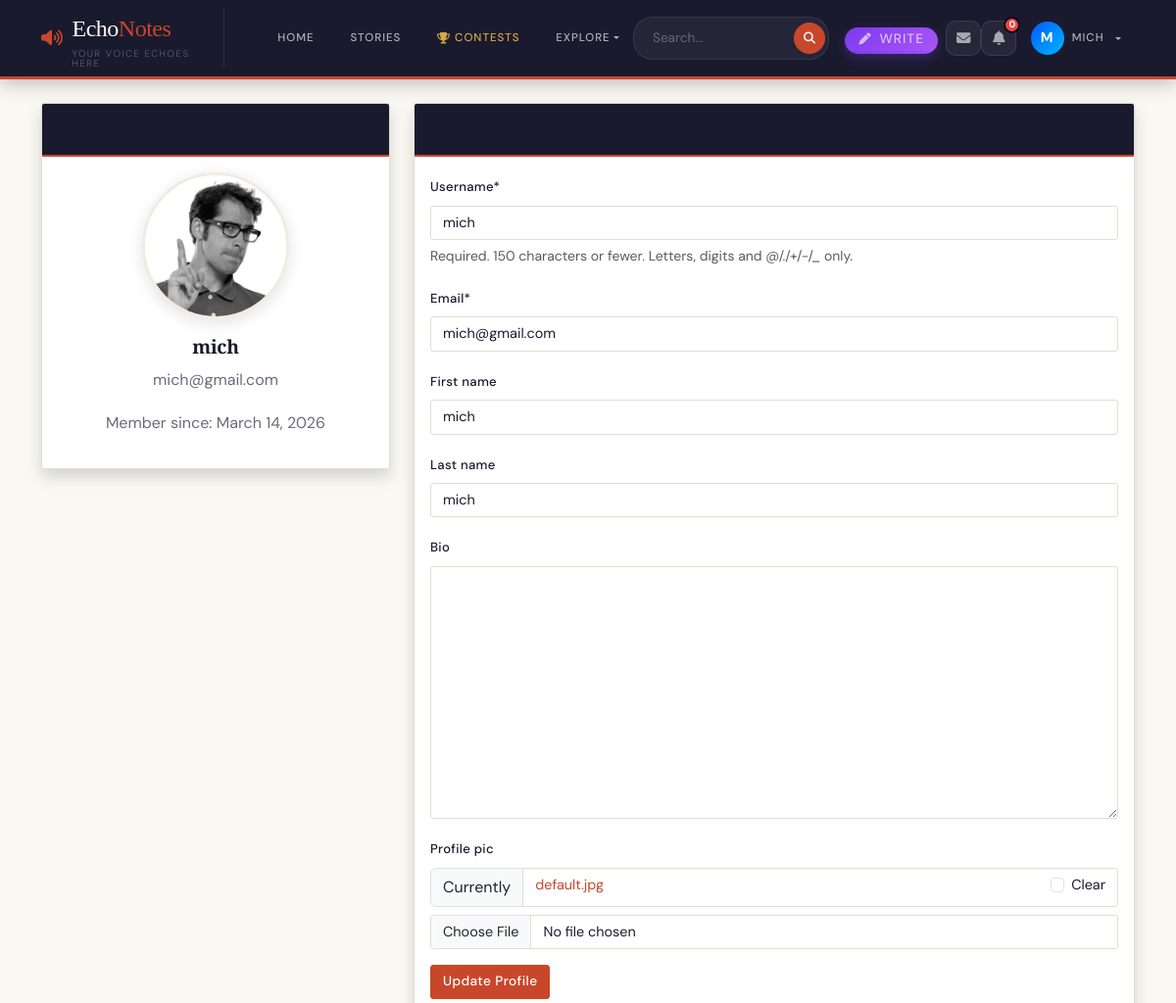
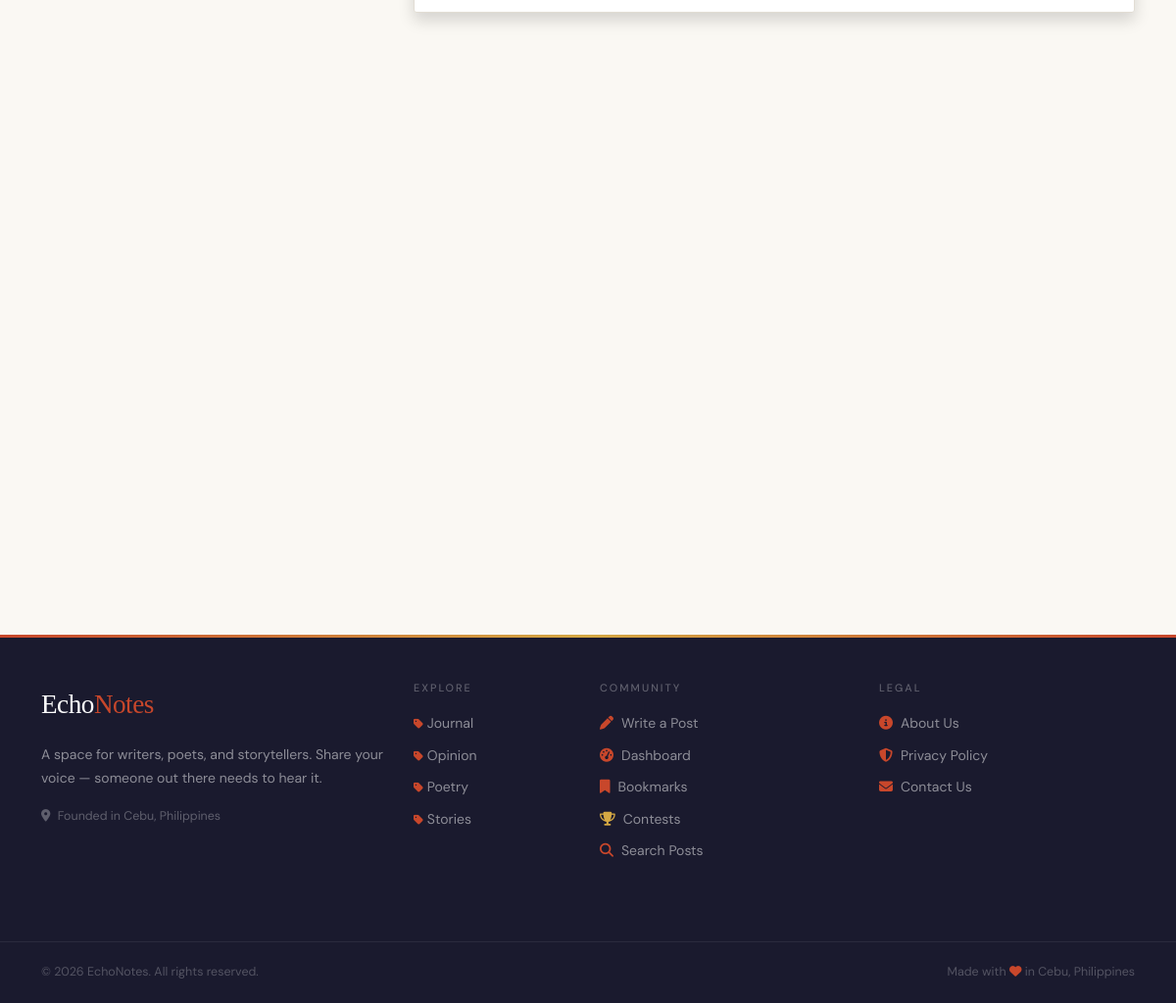
Screenshot of /profile/ (signed in) with the database file from the repository (2 pictures, top to bottom).
### blog/models.py (models this page shows, shortened)
class UserProfile(models.Model):
    user = models.OneToOneField(User, on_delete=models.CASCADE, related_name='profile')
    bio = models.TextField(max_length=500, blank=True)
    profile_pic = models.ImageField(upload_to='profile_pics', default='default.jpg', blank=True)
    is_ai = models.BooleanField(default=False)
    persona_type = models.CharField(max_length=100, blank=True) # e.g. "The Constructive Critic"
    created_date = models.DateTimeField(default=timezone.now)

class Category(models.Model):
    name = models.CharField(max_length=100, unique=True)
    slug = models.SlugField(max_length=100, unique=True)
    description = models.TextField(blank=True)
    class Meta:
        verbose_name_plural = 'Categories'
        ordering = ['name']

### blog/views.py (the view)
# urls.py: path('profile/', views.profile, name='profile'),
@login_required
def profile(request):
    prof, _ = UserProfile.objects.get_or_create(user=request.user)
    if request.method == 'POST':
        u_form = UserUpdateForm(request.POST, instance=request.user)
        p_form = ProfileUpdateForm(request.POST, request.FILES, instance=prof)
        if u_form.is_valid() and p_form.is_valid():
            u_form.save()
            p_form.save()
            messages.success(request, 'Profile updated!')
            return redirect('profile')
    else:
        u_form = UserUpdateForm(instance=request.user)
        p_form = ProfileUpdateForm(instance=prof)
    return render(request, 'profile.html', {
        'u_form': u_form,
        'p_form': p_form,
        'user_posts': Post.objects.filter(author=request.user).order_by('-created_date')[:5],
    })

### blog/forms.py (shortened to what this page needs)
class UserUpdateForm(forms.ModelForm):
    email = forms.EmailField()
    class Meta:
        model = User
        fields = ['username', 'email', 'first_name', 'last_name']

class ProfileUpdateForm(forms.ModelForm):
    class Meta:
        model = UserProfile
        fields = ['bio', 'profile_pic']

### blog/context_processors.py (called while the page is built)
def categories(request):
    from .models import Category
    return {'categories': Category.objects.all()}

### blog/templates/profile.html (shortened to what this page needs)
{% extends 'base.html' %}
{% load crispy_forms_tags %}
{% block content %}
<div class="container py-4">
    <div class="row">
        <div class="col-md-4">
            <div class="card shadow">
                <div class="card-header bg-primary text-white">
                    <h5 class="mb-0">Profile Picture</h5>
                </div>
                <div class="card-body text-center">
                    {% if user.profile.profile_pic %}
                        <img src="{{ user.profile.profile_pic.url }}" class="profile-img mb-3">
                    {% else %}
                        <i class="fas fa-user-circle fa-6x text-primary mb-3"></i>
                    {% endif %}
                    <h4>{{ user.username }}</h4>
                    <p class="text-muted">{{ user.email }}</p>
                    <p class="text-muted">Member since: {{ user.date_joined|date:"F d, Y" }}</p>
                </div>
            </div>
        </div>
        <div class="col-md-8">
            <div class="card shadow">
                <div class="card-header bg-primary text-white">
                    <h5 class="mb-0">Edit Profile</h5>
                </div>
                <div class="card-body">
                    <form method="POST" enctype="multipart/form-data">
                        {{ u_form|crispy }}
                        {{ p_form|crispy }}
                        <button type="submit" class="btn btn-primary">Update Profile</button>
                    </form>
                </div>
            </div>
        </div>
    </div>
</div>
{% endblock %}

### blog/templates/base.html (shortened to what this page needs)
<!DOCTYPE html>
<html lang="en">
<head>
    <link href="https://cdn.jsdelivr.net/npm/bootstrap@5.3.0/dist/css/bootstrap.min.css" rel="stylesheet">
    <link rel="stylesheet" href="https://cdnjs.cloudflare.com/ajax/libs/font-awesome/6.4.0/css/all.min.css">
    {% load static %}
    <link rel="stylesheet" href="{% static 'css/style.css' %}?v=1.0.1">
<body>
<nav class="echonav navbar navbar-expand-lg">
    <div class="container">
        <a class="echo-brand" href="{% url 'landing' %}">
            <i class="fas fa-volume-up" style="color:var(--accent);font-size:1.1rem"></i>
            <div>
                Echo<span>Notes</span>
                <small>Your voice echoes here</small>
            </div>
        </a>
        <div class="collapse navbar-collapse" id="navbarNav">
            <ul class="navbar-nav me-auto mb-2 mb-lg-0 align-items-lg-center" style="gap: 0.5rem; margin-left: 1.5rem;">
                <li class="nav-item">
                    <a class="nav-link" href="{% url 'landing' %}">Home</a>
                </li>
                <li class="nav-item">
                    <a class="nav-link" href="{% url 'story-list' %}">Stories</a>
                </li>
                <li class="nav-item">
                    <a class="nav-link highlight" href="{% url 'contest-list' %}">
                        <i class="fas fa-trophy me-1" style="color:var(--gold)"></i>Contests
                    </a>
                </li>
                <li class="nav-item dropdown">
                    <a class="nav-link dropdown-toggle" href="#" id="exploreDropdown" role="button" data-bs-toggle="dropdown" aria-expanded="false">
                        Explore
                    </a>
                </li>
            </ul>
            <div class="d-flex align-items-lg-center gap-3">
                <form class="echo-search d-flex align-items-center m-0" action="{% url 'search' %}" method="GET" style="background: rgba(255,255,255,0.05); border-radius: 20px; padding: 3px; border: 1px solid rgba(255,255,255,0.08);">
                    <input type="search" name="q" placeholder="Search..." required class="border-0 bg-transparent text-white px-3" style="outline: none; font-size: 0.85rem; width: 160px;">
                    <button type="submit" class="border-0 rounded-circle d-flex justify-content-center align-items-center" style="background: var(--accent); width: 32px; height: 32px; color: white;"><i class="fas fa-search" style="font-size: 0.75rem;"></i></button>
                </form>
                <ul class="navbar-nav align-items-lg-center m-0">
                    {% if user.is_authenticated %}
                        <li class="nav-item me-2 d-none d-lg-block">
                            <a class="nav-link py-1 px-3 text-white" href="{% url 'create-post' %}" style="background: linear-gradient(135deg, #7c3aed, #a855f7); border-radius: 20px; font-size: 0.85rem; font-weight: 500; display: inline-flex; align-items: center; box-shadow: 0 4px 12px rgba(124,58,237,0.3);">
                                <i class="fas fa-pen me-2" style="font-size: 0.75rem;"></i> Write
                            </a>
                        </li>
                        {% if user.is_authenticated %}
                        <li class="nav-item">
                          <a href="{% url 'inbox' %}" class="notif-icon-btn" title="Messages" style="text-decoration:none">
                            <i class="fas fa-envelope"></i>
                          </a>
                        </li>
                        <li class="nav-item" style="position:relative">
                          <button id="notif-bell-btn" class="notif-icon-btn" title="Notifications">
                            <i class="fas fa-bell"></i>
                            <span id="notif-badge" class="notif-badge" style="display:none">0</span>
                          </button>
                        </li>
                        {% endif %}
                        <li class="nav-item dropdown">
                            <a class="nav-link dropdown-toggle d-flex align-items-center gap-2" href="#" id="profileDropdown" role="button" data-bs-toggle="dropdown" aria-expanded="false" style="padding: 0.2rem 1rem;">
                                <div class="rounded-circle d-flex justify-content-center align-items-center" style="width: 34px; height: 34px; background: linear-gradient(135deg,rgb(0, 89, 255),rgb(0, 183, 255)); color: white; font-weight: bold; font-size: 0.9rem;">
                                    {{ user.username|make_list|first|upper }}
                                </div>
                                <span class="d-none d-lg-block">{{ user.username }}</span>
                            </a>
                        </li>
                    {% endif %}
                </ul>
            </div>
        </div>
    </div>
</nav>
<main>
    {% block content %}{% endblock %}
</main>
<footer class="echo-footer mt-5">
    <div class="container py-5">
        <div class="row">
            <div class="col-lg-4 mb-4">
                <div class="echo-footer-brand mb-3">Echo<span>Notes</span></div>
                <p style="color:rgba(255,255,255,0.5);font-size:0.875rem;line-height:1.7">
                    A space for writers, poets, and storytellers.
                    Share your voice — someone out there needs to hear it.
                </p>
                <p style="color:rgba(255,255,255,0.3);font-size:0.78rem">
                    <i class="fas fa-map-marker-alt me-1"></i> Founded in Cebu, Philippines
                </p>
            </div>
            <div class="col-lg-2 col-md-4 mb-4">
    <h6>Explore</h6>
    <ul class="list-unstyled mb-0">
        {% for category in categories %}
            <li style="margin-bottom:0.5rem;">
                <a href="{% url 'category-posts' category.slug %}">
                    <i class="fas fa-tag me-1" style="font-size:0.7rem;color:var(--accent)"></i>{{ category.name }}
                </a>
            </li>
        {% empty %}
            <li><a href="{% url 'landing' %}">All Posts</a></li>
        {% endfor %}
    </ul>
    </div>
            <div class="col-lg-3 col-md-4 mb-4">
                <h6>Community</h6>
                {% if user.is_authenticated %}
                    <a href="{% url 'create-post' %}"><i class="fas fa-pen me-2" style="color:var(--accent)"></i>Write a Post</a>
                    <a href="{% url 'dashboard' %}"><i class="fas fa-tachometer-alt me-2" style="color:var(--accent)"></i>Dashboard</a>
                    <a href="{% url 'my-bookmarks' %}"><i class="fas fa-bookmark me-2" style="color:var(--accent)"></i>Bookmarks</a>
                    <a href="{% url 'contest-list' %}"><i class="fas fa-trophy me-2" style="color:var(--gold)"></i>Contests</a>
                {% endif %}
                <a href="{% url 'search' %}?q="><i class="fas fa-search me-2" style="color:var(--accent)"></i>Search Posts</a>
            </div>
            <div class="col-lg-3 col-md-4 mb-4">
                <h6>Legal</h6>
                <a href="{% url 'about' %}"><i class="fas fa-info-circle me-2" style="color:var(--accent)"></i>About Us</a>
                <a href="{% url 'privacy-policy' %}"><i class="fas fa-shield-alt me-2" style="color:var(--accent)"></i>Privacy Policy</a>
                <a href="{% url 'contact' %}"><i class="fas fa-envelope me-2" style="color:var(--accent)"></i>Contact Us</a>
            </div>
        </div>
    </div>
    <div class="echo-footer-bottom">
        <div class="container d-flex justify-content-between flex-wrap gap-2">
            <span>© {% now "Y" %} EchoNotes. All rights reserved.</span>
            <span>Made with <i class="fas fa-heart" style="color:var(--accent)"></i> in Cebu, Philippines</span>
        </div>
    </div>
</footer>
</body>
</html>

### blog/templates/base.html (style rules this page uses)
.notif-icon-btn { width: 36px; height: 36px; border-radius: 10px; background: rgba(255,255,255,0.06); border: 1px solid rgba(255,255,255,0.09); color: rgba(255,255,255,0.6); display: flex; align-items: center; justify-content: center; font-size: 0.9rem; cursor: pointer; position: relative; transition: all 0.18s; text-decoration: none; }
.notif-badge { position: absolute; top: -5px; right: -5px; min-width: 17px; height: 17px; border-radius: 50%; background: #ef4444; color: white; font-size: 0.6rem; font-weight: 700; font-family: 'DM Sans', sans-serif; display: flex !important; align-items: center; justify-content: center; border: 2px solid #0f0a1a; padding: 0 3px; }

### rows the page displays
Category: name "Journal"
Category: name "Opinion"
Category: name "Poetry"
Category: name "Stories"

### other values shown
{{ user.username|make_list|first|upper }} "M"
{{ user.username }} "MICH"
{{ user.username }} "mich"
{{ user.email }} "mich@gmail.com"
{{ user.date_joined|date:"F d, Y" }} "March 14, 2026"
